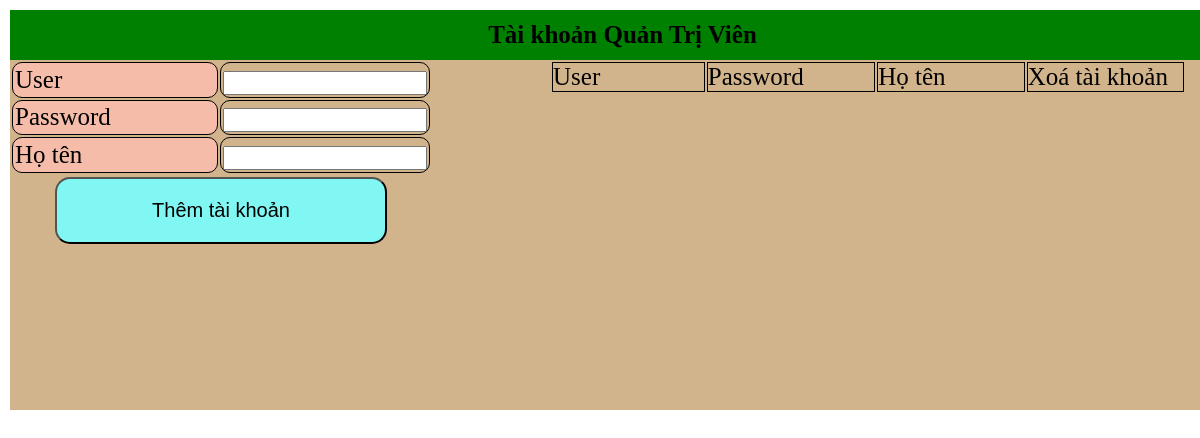
The app's page /quanLyQTV.php, older data.
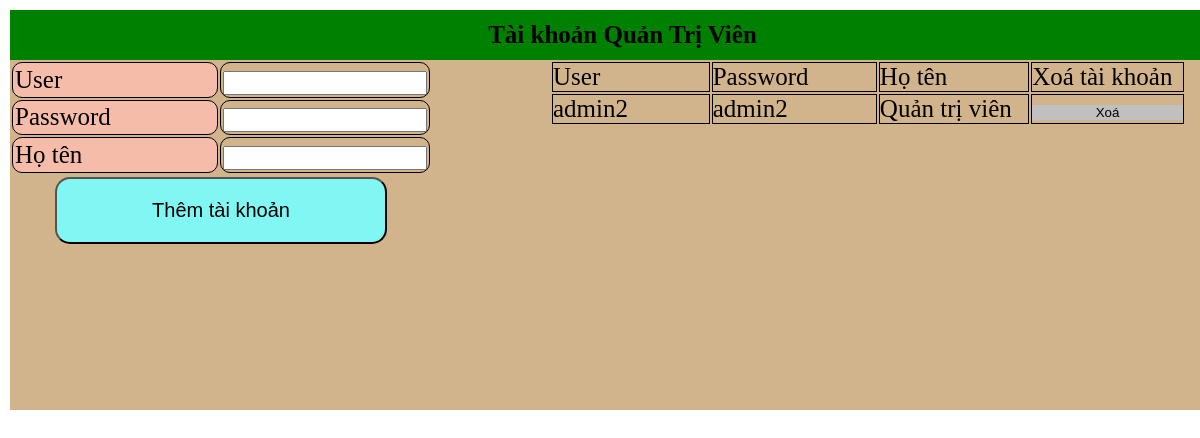
The same page, newer data.
### tables this page shows
CREATE TABLE `info` (
  `user` varchar(50) NOT NULL,
  `password` varchar(50) NOT NULL,
  `ho_ten` varchar(100) NOT NULL,
  `phan_quyen` int(11) NOT NULL
);

### xulymenu.php (called while the page is built, shortened)
	<?php
function getDB($query){
	$connection = mysqli_connect("localhost", "root", "", "dinhquangdao");
	$result = mysqli_query($connection, $query);
	if ($result){
		return $result;
	}
	else{
		return false;
	}
}
	?>

### quanLyQTV.php (the view, shortened to what this page needs)
<!DOCTYPE html>
<html>
<?php
	include 'xulymenu.php';
?>
<head>
	<link rel="stylesheet" type="text/css" href="layout.css">
</head>
<body>
	<form action="#" method="post">
	<div class="NoiDung" style="width: 100%">
		<div class="contentGT" style="width: 100%">
			<div class="titleGT" style="line-height: 2">
				Tài khoản Quản Trị Viên
			</div>
			<div class="detailGT">
			<?php
				$userQTV="";
				$passQTV="";
				$nameQTV="";
			?>
			<table width="45%" style="display: block; float: left;" class="tbThem">
				<tr >
					<td style="background-color: #F5BCA9;">User</td>
					<td >
						<input type="text" name="userQTV" value="<?php echo $userQTV;?>">
					</td>
				</tr>
				<tr>
					<td style="background-color: #F5BCA9">Password</td>
					<td>
						<input type="text" name="passQTV" value="<?php echo $passQTV ?>">
					</td>
				</tr>
				<tr>
					<td style="background-color: #F5BCA9" >Họ tên</td>
					<td>
						<input type="text" name="nameQTV" value="<?php echo $nameQTV ?>">
					</td>
				</tr>
				<tr>
					<td colspan="2" style="border: none; border-radius: 0px" align="center"><input type="submit" name="themTK" value="Thêm tài khoản" id="them" style="width: 80%; height: 100%"></td>
				</tr>
			</table>
			<table width="53%" style="display: flex;">
				<tr>
					<td>User</td>
					<td>Password</td>
					<td>Họ tên</td>
					<td>Xoá tài khoản</td>
				</tr>
				<?php
				$data=getDB("select * from info where ho_ten != 'admin' and phan_quyen=2");
			    while ($data1=mysqli_fetch_array($data)){
			    	?>
			    	<tr>
			    		<td><?php echo $data1[0] ?></td>
			    		<td><?php echo $data1[1] ?></td>
			    		<td><?php echo $data1[2] ?></td>
			    		<td><button style="width: 100%;height: 100%; border: none; background-color: silver" type="submit" name="xoaTK" value="<?php echo $data1[0] ?>">Xoá</button></td>
			    	</tr>
			    <?php
				}
			?>
			</table>
			<br>
			<br>
		</div>
	</div>
</div>
	</form>
</body>
</html>

Row changes from the older to the newer data that the page shows:
added info: user "admin2", password "admin2", ho_ten "Quản trị viên"
